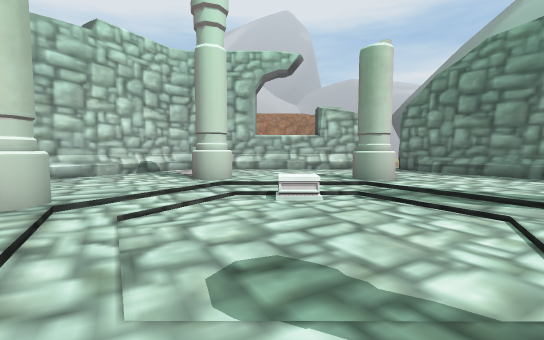
view 1 (above)

12 first-person views from a walk through a Unity game level. The camera is 1.2 m above the floor, tilts 4° down and sees 90° across. The floor is counted in squares, 2 m on a side. Each view is taken from the middle of a square. On the plan, view 1 faces up. The plan holds only what a view shows up to about 9 squares ahead; the rest is blank. The place goes on beyond the plan. Some animated figures are left out. Door leaves are left out, so doorways stand open.

view 2
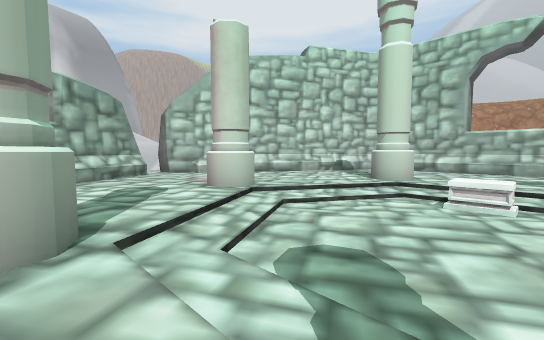

view 3
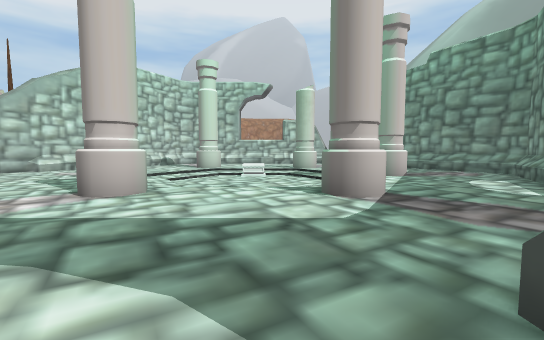

view 4
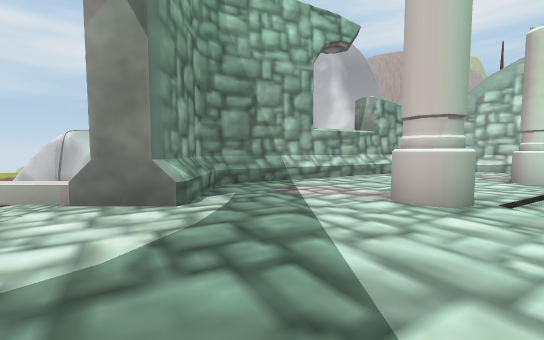

view 5
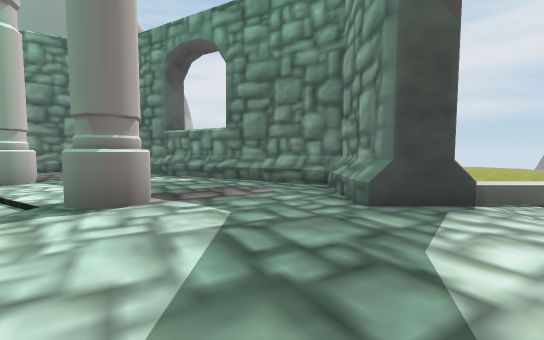

view 6
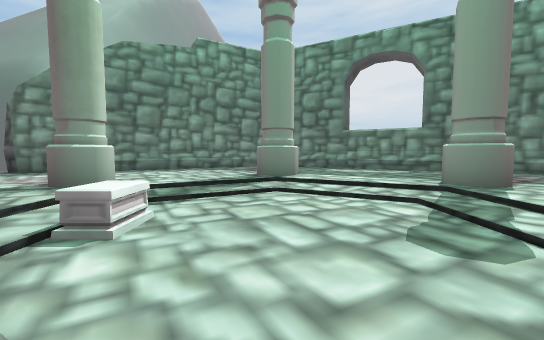

view 7
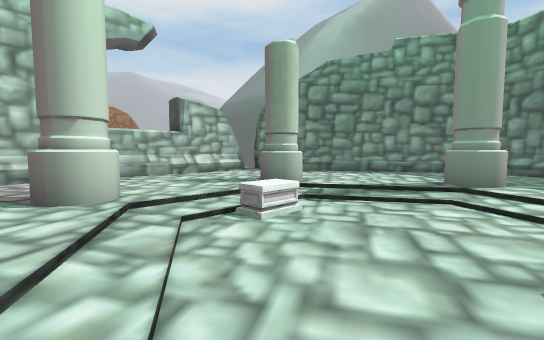

view 8
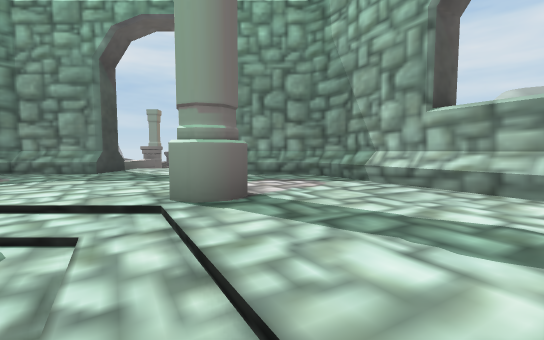

view 9
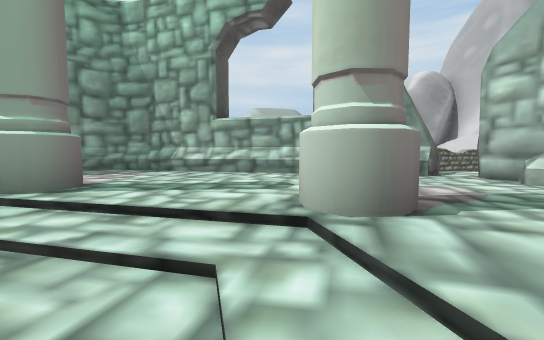

view 10
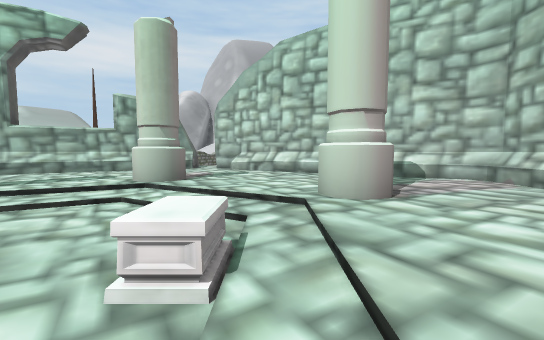

view 11
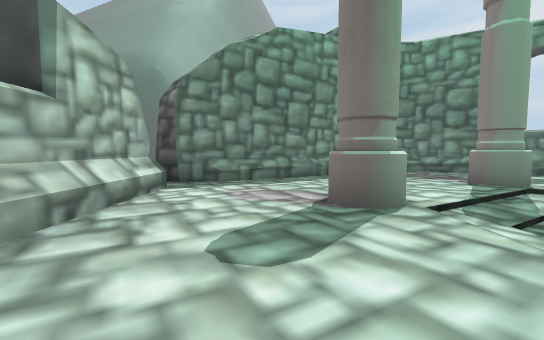

view 12
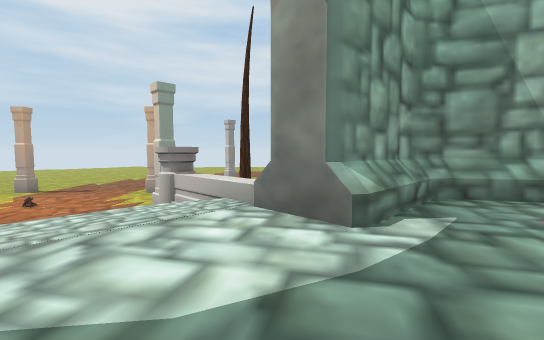

### Floor plan
Key: @ floor where view 1 was taken; # wall or solid block; . main floor; - floor 0.5 m lower than the main floor; _ floor 2 m lower than the main floor; / step, stairs or slope; v drop or lower ground; P pillar; A altar.
Columns run from 7 left of view 1 to 6 right of it. Each row starts with its distance up from view 1.
  9    ##########
  8    #........#
  7   ##........##
  6   #..PP..P...#
  5  ##.../../...#
  4 ##...//A-//...
  3 #...P/----/P..
  2 ##...//--//...
  1  #....////...#
  0  ##...P@.P...#
 -1   ##........##
 -2    #........#
 -3    ####..####
 -4       #..#
 -5       v//v
 -6       #  #
 -7       P
 -8 ##
 -9      P
-10      ____
-11      ____
-12      ____
-13       ___
-14        __

Positions as (right, up) in squares from view 1, and headings:
1: (0, 0), facing up
2: (1, 0), facing up-left
3: (1, -4), facing up
4: (2, -2), facing left
5: (-1, -2), facing right
6: (-2, 3), facing right
7: (-2, 2), facing up-right
8: (-2, 3), facing down
9: (-1, 4), facing down-left
10: (2, 5), facing left
11: (-1, 7), facing right
12: (1, -2), facing down-left
